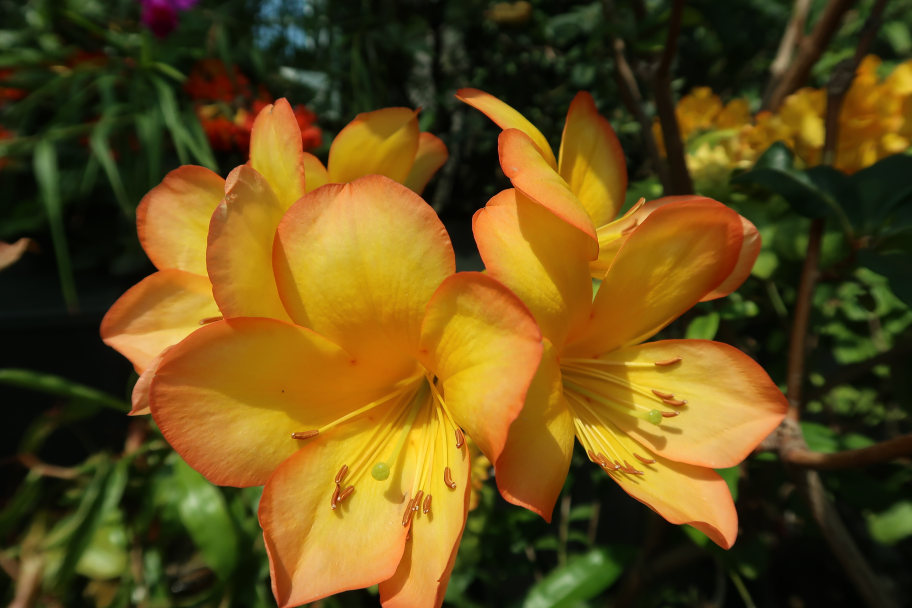
%> input picture MATLAB/wavelet_gbb2/fl2.jpg, 2736 x 1824 px (shown at 1/3 size)
$ octave wavelet_gbb2_b.m   (GNU Octave 9; MATLAB toolbox functions it lacks are replaced by stand-ins)
%> lines starting %> are read from the running program, lines starting %| are printed output that depends on the picture
% wavelet_gbb2b.m
%%%%%%%%%%%%%%%%%%%%
% load image file
RGB=imread('fl2.jpg');
G=im2gray(RGB);
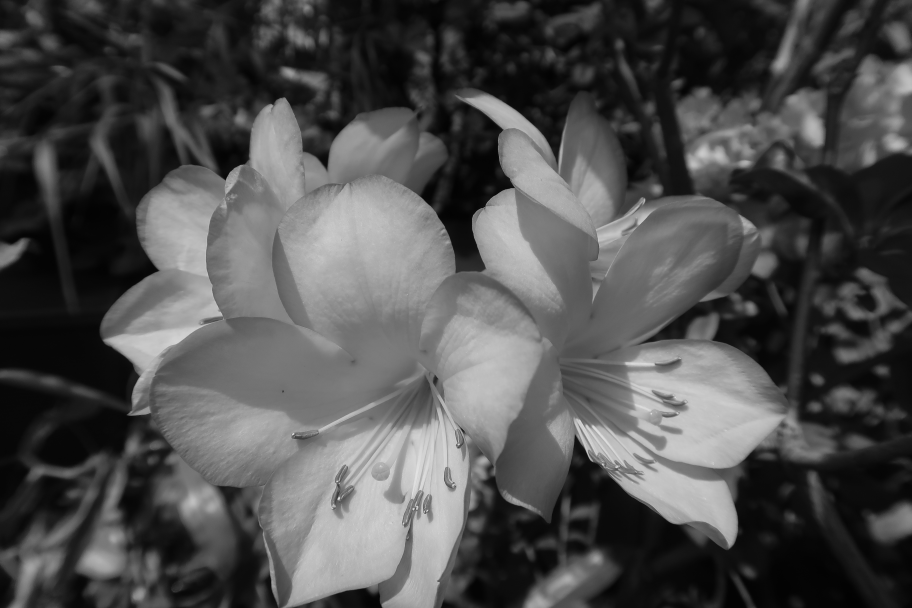
%> G: size 1824x2736 uint8 (shown at 1/3 size); min 1, max 250, mean 78.3
A=imresize(G, 1/5);
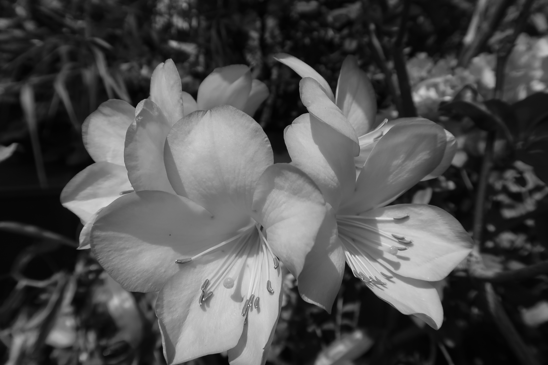
%> A: size 365x548 uint8; min 2, max 226, mean 78.3
% multiresolution decomposition
[C,S]=wavedec2(A,1,'haar');
%> S = [183 274; 183 274; 365 548]
A1=appcoef2(C,S,'haar',1);
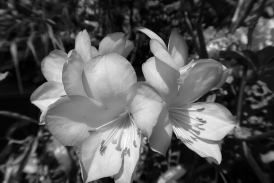
%> A1: size 183x274 double; min 4, max 443, mean 156.5; drawn with min black and max white
[H1,V1,D1] = detcoef2('all',C,S,1);
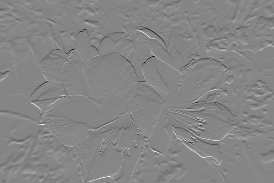
%> H1: size 183x274 double; min -104.5, max 94.5, mean 0; drawn with min black and max white
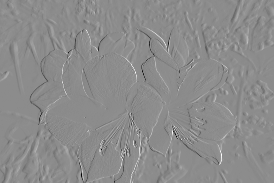
%> V1: size 183x274 double; min -113, max 92.5, mean 0; drawn with min black and max white
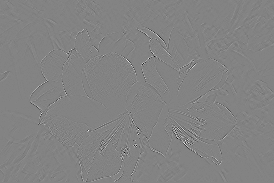
%> D1: size 183x274 double; min -46.5, max 44, mean 0; drawn with min black and max white
% plot A(n)
subplot(2,2,1);
imagesc(A1);
colormap('gray');
title('Approximation of Level 1');
subplot(2,2,2);
imagesc(H1);
title('Horizontal Detail of Level 1');
subplot(2,2,3);
imagesc(V1);
title('Vertical Detail of Level 1');
subplot(2,2,4);
imagesc(D1);
title('Diagonal Detail of Level 1');
